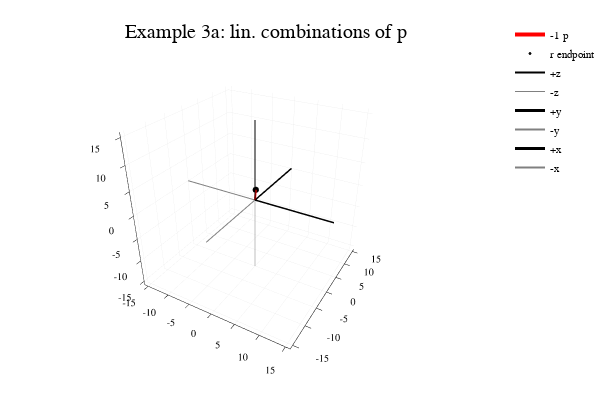

Notebook code cell kept with this figure:
### Code cell
# Example 3a: p
using Plots
plotly()
P=[1,-2,-1]; Q=[3,0,1];

a1=rand(-15:15); a2=rand(-15:15);
p=P*a1; q=Q*a2; 

while abs(p[1])>15 || abs(p[2])>15 || abs(p[3])>15
   a1=rand(-15:15); a2=rand(-15:15);
    p=P*a1; q=Q*a2;
end

xp=[0,p[1]];
yp=[0,p[2]];
zp=[0,p[3]];
plot3d(xp,yp,zp, title="Example 3a: lin. combinations of p", label="$a1 p", linecolor="red", linewidth=4, lims=[-15,15])
scatter!([p[1], p[1]],[p[2],p[2]],[p[3],p[3]], markercolor="black", markersize=1, label="r endpoint")

plot3d!([0,0],[0,0],[0,20],  label="+z", linecolor="black", linewidth=2,lims=[-15,15])
plot3d!([0,0],[0,0],[0,-20],  label="-z", linecolor="gray", linewidth=1,lims=[-15,15])
plot3d!([0,0],[0,20],[0,0],  label="+y", linecolor="black", linewidth=3,lims=[-15,15])
plot3d!([0,0],[0,-20],[0,0],  label="-y", linecolor="gray", linewidth=2,lims=[-15,15])
plot3d!([0,20],[0,0],[0,0],  label="+x", linecolor="black", linewidth=3,lims=[-15,15])
plot3d!([0,-20],[0,0],[0,0],  label="-x", linecolor="gray", linewidth=2,lims=[-15,15])

### Figure 1 — Plotly figure (JSON) as saved in the notebook; plotly's stock layout.template omitted (floating-point values rounded to 4 significant figures)
{"data": [{"colorbar": {"title": ""}, "hoverinfo": "text", "legendgroup": "-1 p", "line": {"color": "rgba(255, 0, 0, 1.000)", "dash": "solid", "shape": "linear", "width": 4}, "mode": "lines", "name": "-1 p", "showlegend": true, "text": [null, null], "type": "scatter3d", "x": [0, -1], "xaxis": "x1", "y": [0, 2], "yaxis": "y1", "z": [0, 1], "zmax": 0.1, "zmin": -0.1}, {"colorbar": {"title": ""}, "hoverinfo": "text", "legendgroup": "r endpoint", "marker": {"color": "rgba(0, 0, 0, 1.000)", "line": {"color": "rgba(0, 0, 0, 1.000)", "width": 1}, "size": 2, "symbol": "circle"}, "mode": "markers", "name": "r endpoint", "showlegend": true, "text": [null, null], "type": "scatter3d", "x": [-1, -1], "xaxis": "x1", "y": [2, 2], "yaxis": "y1", "z": [1, 1], "zmax": 0.1, "zmin": -0.1}, {"colorbar": {"title": ""}, "hoverinfo": "text", "legendgroup": "+z", "line": {"color": "rgba(0, 0, 0, 1.000)", "dash": "solid", "shape": "linear", "width": 2}, "mode": "lines", "name": "+z", "showlegend": true, "text": [null, null], "type": "scatter3d", "x": [0, 0], "xaxis": "x1", "y": [0, 0], "yaxis": "y1", "z": [0, 20], "zmax": 0.1, "zmin": -0.1}, {"colorbar": {"title": ""}, "hoverinfo": "text", "legendgroup": "-z", "line": {"color": "rgba(128, 128, 128, 1.000)", "dash": "solid", "shape": "linear", "width": 1}, "mode": "lines", "name": "-z", "showlegend": true, "text": [null, null], "type": "scatter3d", "x": [0, 0], "xaxis": "x1", "y": [0, 0], "yaxis": "y1", "z": [0, -20], "zmax": 0.1, "zmin": -0.1}, {"colorbar": {"title": ""}, "hoverinfo": "text", "legendgroup": "+y", "line": {"color": "rgba(0, 0, 0, 1.000)", "dash": "solid", "shape": "linear", "width": 3}, "mode": "lines", "name": "+y", "showlegend": true, "text": [null, null], "type": "scatter3d", "x": [0, 0], "xaxis": "x1", "y": [0, 20], "yaxis": "y1", "z": [0, 0], "zmax": 0.1, "zmin": -0.1}, {"colorbar": {"title": ""}, "hoverinfo": "text", "legendgroup": "-y", "line": {"color": "rgba(128, 128, 128, 1.000)", "dash": "solid", "shape": "linear", "width": 2}, "mode": "lines", "name": "-y", "showlegend": true, "text": [null, null], "type": "scatter3d", "x": [0, 0], "xaxis": "x1", "y": [0, -20], "yaxis": "y1", "z": [0, 0], "zmax": 0.1, "zmin": -0.1}, {"colorbar": {"title": ""}, "hoverinfo": "text", "legendgroup": "+x", "line": {"color": "rgba(0, 0, 0, 1.000)", "dash": "solid", "shape": "linear", "width": 3}, "mode": "lines", "name": "+x", "showlegend": true, "text": [null, null], "type": "scatter3d", "x": [0, 20], "xaxis": "x1", "y": [0, 0], "yaxis": "y1", "z": [0, 0], "zmax": 0.1, "zmin": -0.1}, {"colorbar": {"title": ""}, "hoverinfo": "text", "legendgroup": "-x", "line": {"color": "rgba(128, 128, 128, 1.000)", "dash": "solid", "shape": "linear", "width": 2}, "mode": "lines", "name": "-x", "showlegend": true, "text": [null, null], "type": "scatter3d", "x": [0, -20], "xaxis": "x1", "y": [0, 0], "yaxis": "y1", "z": [0, 0], "zmax": 0.1, "zmin": -0.1}], "layout": {"annotations": [{"font": {"color": "rgba(0, 0, 0, 1.000)", "family": "sans-serif", "size": 20}, "rotation": 0, "showarrow": false, "text": "Example 3a: lin. combinations of p", "x": 0.5222, "xanchor": "center", "xref": "paper", "y": 1, "yanchor": "top", "yref": "paper"}], "height": 400, "legend": {"bgcolor": "rgba(255, 255, 255, 1.000)", "bordercolor": "rgba(0, 0, 0, 1.000)", "font": {"color": "rgba(0, 0, 0, 1.000)", "family": "sans-serif", "size": 11}, "tracegroupgap": 0, "x": 1, "y": 1}, "margin": {"b": 20, "l": 0, "r": 0, "t": 20}, "paper_bgcolor": "rgba(255, 255, 255, 1.000)", "plot_bgcolor": "rgba(255, 255, 255, 1.000)", "scene": {"camera": {"eye": {"x": 1.126, "y": -1.95, "z": 1.3}}, "xaxis": {"anchor": "y1", "domain": [0.05101, 0.9934], "gridcolor": "rgba(0, 0, 0, 0.100)", "gridwidth": 0.5, "linecolor": "rgba(0, 0, 0, 1.000)", "mirror": false, "range": [-15.9, 15.9], "showgrid": true, "showline": true, "showticklabels": true, "tickangle": 0, "tickcolor": "rgb(0, 0, 0)", "tickfont": {"color": "rgba(0, 0, 0, 1.000)", "family": "sans-serif", "size": 11}, "tickmode": "array", "ticks": "inside", "ticktext": ["-15", "-10", "-5", "0", "5", "10", "15"], "tickvals": [-15, -10, -5, 0, 5, 10, 15], "title": "", "titlefont": {"color": "rgba(0, 0, 0, 1.000)", "family": "sans-serif", "size": 15}, "type": "-", "visible": true, "zeroline": false, "zerolinecolor": "rgba(0, 0, 0, 1.000)"}, "yaxis": {"anchor": "x1", "domain": [0.03762, 0.9415], "gridcolor": "rgba(0, 0, 0, 0.100)", "gridwidth": 0.5, "linecolor": "rgba(0, 0, 0, 1.000)", "mirror": false, "range": [-15.9, 15.9], "showgrid": true, "showline": true, "showticklabels": true, "tickangle": 0, "tickcolor": "rgb(0, 0, 0)", "tickfont": {"color": "rgba(0, 0, 0, 1.000)", "family": "sans-serif", "size": 11}, "tickmode": "array", "ticks": "inside", "ticktext": ["-15", "-10", "-5", "0", "5", "10", "15"], "tickvals": [-15, -10, -5, 0, 5, 10, 15], "title": "", "titlefont": {"color": "rgba(0, 0, 0, 1.000)", "family": "sans-serif", "size": 15}, "type": "-", "visible": true, "zeroline": false, "zerolinecolor": "rgba(0, 0, 0, 1.000)"}, "zaxis": {"gridcolor": "rgba(0, 0, 0, 0.100)", "gridwidth": 0.5, "linecolor": "rgba(0, 0, 0, 1.000)", "mirror": false, "range": [-15.9, 15.9], "showgrid": true, "showline": true, "showticklabels": true, "tickangle": 0, "tickcolor": "rgb(0, 0, 0)", "tickfont": {"color": "rgba(0, 0, 0, 1.000)", "family": "sans-serif", "size": 11}, "tickmode": "array", "ticks": "inside", "ticktext": ["-15", "-10", "-5", "0", "5", "10", "15"], "tickvals": [-15, -10, -5, 0, 5, 10, 15], "title": "", "titlefont": {"color": "rgba(0, 0, 0, 1.000)", "family": "sans-serif", "size": 15}, "type": "-", "visible": true, "zeroline": false, "zerolinecolor": "rgba(0, 0, 0, 1.000)"}}, "showlegend": true, "width": 600}}
